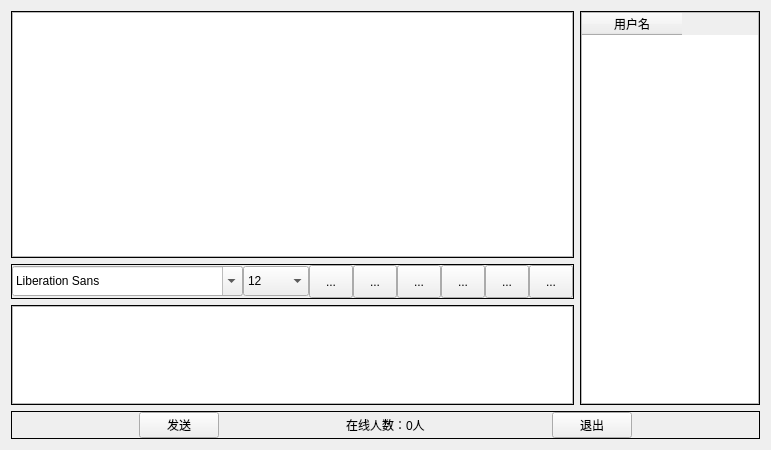
<?xml version="1.0" encoding="UTF-8"?>
<ui version="4.0">
 <class>Widget_Myseif_QQ</class>
 <widget class="QWidget" name="Widget_Myseif_QQ">
  <property name="geometry">
   <rect>
    <x>0</x>
    <y>0</y>
    <width>730</width>
    <height>450</height>
   </rect>
  </property>
  <property name="windowTitle">
   <string>Widget_Myseif_QQ</string>
  </property>
  <layout class="QVBoxLayout" name="verticalLayout_6">
   <item>
    <widget class="QWidget" name="widget_4" native="true">
     <layout class="QVBoxLayout" name="verticalLayout_5">
      <property name="leftMargin">
       <number>0</number>
      </property>
      <property name="topMargin">
       <number>0</number>
      </property>
      <property name="rightMargin">
       <number>0</number>
      </property>
      <property name="bottomMargin">
       <number>0</number>
      </property>
      <item>
       <widget class="QWidget" name="widget_2" native="true">
        <layout class="QHBoxLayout" name="horizontalLayout_2">
         <property name="leftMargin">
          <number>0</number>
         </property>
         <property name="topMargin">
          <number>0</number>
         </property>
         <property name="rightMargin">
          <number>0</number>
         </property>
         <property name="bottomMargin">
          <number>0</number>
         </property>
         <item>
          <widget class="QFrame" name="frame">
           <property name="frameShape">
            <enum>QFrame::NoFrame</enum>
           </property>
           <layout class="QVBoxLayout" name="verticalLayout_3">
            <property name="leftMargin">
             <number>0</number>
            </property>
            <property name="topMargin">
             <number>0</number>
            </property>
            <property name="rightMargin">
             <number>0</number>
            </property>
            <property name="bottomMargin">
             <number>0</number>
            </property>
            <item>
             <widget class="QFrame" name="frame">
              <property name="frameShape">
               <enum>QFrame::Box</enum>
              </property>
              <layout class="QVBoxLayout" name="verticalLayout">
               <property name="leftMargin">
                <number>0</number>
               </property>
               <property name="topMargin">
                <number>0</number>
               </property>
               <property name="rightMargin">
                <number>0</number>
               </property>
               <property name="bottomMargin">
                <number>0</number>
               </property>
               <item>
                <widget class="QTextBrowser" name="msgBrowser"/>
               </item>
              </layout>
             </widget>
            </item>
            <item>
             <widget class="QFrame" name="frame_2">
              <property name="frameShape">
               <enum>QFrame::Box</enum>
              </property>
              <layout class="QHBoxLayout" name="horizontalLayout">
               <property name="spacing">
                <number>0</number>
               </property>
               <property name="leftMargin">
                <number>0</number>
               </property>
               <property name="topMargin">
                <number>0</number>
               </property>
               <property name="rightMargin">
                <number>0</number>
               </property>
               <property name="bottomMargin">
                <number>0</number>
               </property>
               <item>
                <widget class="QFontComboBox" name="fontCbx">
                 <property name="minimumSize">
                  <size>
                   <width>0</width>
                   <height>30</height>
                  </size>
                 </property>
                </widget>
               </item>
               <item>
                <widget class="QComboBox" name="sizeCbx">
                 <property name="minimumSize">
                  <size>
                   <width>66</width>
                   <height>30</height>
                  </size>
                 </property>
                 <property name="maximumSize">
                  <size>
                   <width>88</width>
                   <height>16777215</height>
                  </size>
                 </property>
                 <property name="currentIndex">
                  <number>4</number>
                 </property>
                 <item>
                  <property name="text">
                   <string>8</string>
                  </property>
                 </item>
                 <item>
                  <property name="text">
                   <string>9</string>
                  </property>
                 </item>
                 <item>
                  <property name="text">
                   <string>10</string>
                  </property>
                 </item>
                 <item>
                  <property name="text">
                   <string>11</string>
                  </property>
                 </item>
                 <item>
                  <property name="text">
                   <string>12</string>
                  </property>
                 </item>
                 <item>
                  <property name="text">
                   <string>13</string>
                  </property>
                 </item>
                 <item>
                  <property name="text">
                   <string>14</string>
                  </property>
                 </item>
                 <item>
                  <property name="text">
                   <string>15</string>
                  </property>
                 </item>
                 <item>
                  <property name="text">
                   <string>16</string>
                  </property>
                 </item>
                </widget>
               </item>
               <item>
                <widget class="QToolButton" name="boldTBtn">
                 <property name="minimumSize">
                  <size>
                   <width>44</width>
                   <height>33</height>
                  </size>
                 </property>
                 <property name="toolTip">
                  <string>加粗</string>
                 </property>
                 <property name="text">
                  <string>...</string>
                 </property>
                 <property name="icon">
                  <iconset resource="i.qrc">
                   <normaloff>:/man/jc.png</normaloff>:/man/jc.png</iconset>
                 </property>
                 <property name="iconSize">
                  <size>
                   <width>26</width>
                   <height>26</height>
                  </size>
                 </property>
                 <property name="checkable">
                  <bool>true</bool>
                 </property>
                 <property name="autoRaise">
                  <bool>false</bool>
                 </property>
                </widget>
               </item>
               <item>
                <widget class="QToolButton" name="italicTBtn">
                 <property name="minimumSize">
                  <size>
                   <width>44</width>
                   <height>33</height>
                  </size>
                 </property>
                 <property name="toolTip">
                  <string>倾斜</string>
                 </property>
                 <property name="text">
                  <string>...</string>
                 </property>
                 <property name="icon">
                  <iconset resource="i.qrc">
                   <normaloff>:/man/xy.png</normaloff>:/man/xy.png</iconset>
                 </property>
                 <property name="iconSize">
                  <size>
                   <width>26</width>
                   <height>26</height>
                  </size>
                 </property>
                 <property name="checkable">
                  <bool>true</bool>
                 </property>
                 <property name="autoRaise">
                  <bool>false</bool>
                 </property>
                </widget>
               </item>
               <item>
                <widget class="QToolButton" name="underlineTBtn">
                 <property name="minimumSize">
                  <size>
                   <width>44</width>
                   <height>33</height>
                  </size>
                 </property>
                 <property name="toolTip">
                  <string>下划线</string>
                 </property>
                 <property name="text">
                  <string>...</string>
                 </property>
                 <property name="icon">
                  <iconset resource="i.qrc">
                   <normaloff>:/man/xhx.png</normaloff>:/man/xhx.png</iconset>
                 </property>
                 <property name="iconSize">
                  <size>
                   <width>26</width>
                   <height>26</height>
                  </size>
                 </property>
                 <property name="checkable">
                  <bool>true</bool>
                 </property>
                 <property name="autoRaise">
                  <bool>false</bool>
                 </property>
                </widget>
               </item>
               <item>
                <widget class="QToolButton" name="colorTBtn">
                 <property name="minimumSize">
                  <size>
                   <width>44</width>
                   <height>33</height>
                  </size>
                 </property>
                 <property name="toolTip">
                  <string>颜色</string>
                 </property>
                 <property name="text">
                  <string>...</string>
                 </property>
                 <property name="icon">
                  <iconset resource="i.qrc">
                   <normaloff>:/man/xzys.png</normaloff>:/man/xzys.png</iconset>
                 </property>
                 <property name="iconSize">
                  <size>
                   <width>26</width>
                   <height>26</height>
                  </size>
                 </property>
                 <property name="autoRaise">
                  <bool>false</bool>
                 </property>
                </widget>
               </item>
               <item>
                <widget class="QToolButton" name="saveTBtn">
                 <property name="minimumSize">
                  <size>
                   <width>44</width>
                   <height>33</height>
                  </size>
                 </property>
                 <property name="toolTip">
                  <string>保存</string>
                 </property>
                 <property name="text">
                  <string>...</string>
                 </property>
                 <property name="icon">
                  <iconset resource="i.qrc">
                   <normaloff>:/man/qc.png</normaloff>:/man/qc.png</iconset>
                 </property>
                 <property name="iconSize">
                  <size>
                   <width>26</width>
                   <height>26</height>
                  </size>
                 </property>
                 <property name="autoRaise">
                  <bool>false</bool>
                 </property>
                </widget>
               </item>
               <item>
                <widget class="QToolButton" name="clearTBtn">
                 <property name="minimumSize">
                  <size>
                   <width>44</width>
                   <height>33</height>
                  </size>
                 </property>
                 <property name="toolTip">
                  <string>清空</string>
                 </property>
                 <property name="text">
                  <string>...</string>
                 </property>
                 <property name="icon">
                  <iconset resource="i.qrc">
                   <normaloff>:/man/lj.png</normaloff>:/man/lj.png</iconset>
                 </property>
                 <property name="iconSize">
                  <size>
                   <width>26</width>
                   <height>26</height>
                  </size>
                 </property>
                 <property name="autoRaise">
                  <bool>false</bool>
                 </property>
                </widget>
               </item>
              </layout>
             </widget>
            </item>
            <item>
             <widget class="QFrame" name="frame">
              <property name="maximumSize">
               <size>
                <width>16777215</width>
                <height>100</height>
               </size>
              </property>
              <property name="frameShape">
               <enum>QFrame::Box</enum>
              </property>
              <layout class="QVBoxLayout" name="verticalLayout_2">
               <property name="leftMargin">
                <number>0</number>
               </property>
               <property name="topMargin">
                <number>0</number>
               </property>
               <property name="rightMargin">
                <number>0</number>
               </property>
               <property name="bottomMargin">
                <number>0</number>
               </property>
               <item>
                <widget class="QTextEdit" name="mesTextEdit">
                 <property name="sizePolicy">
                  <sizepolicy hsizetype="MinimumExpanding" vsizetype="Expanding">
                   <horstretch>0</horstretch>
                   <verstretch>0</verstretch>
                  </sizepolicy>
                 </property>
                </widget>
               </item>
              </layout>
             </widget>
            </item>
           </layout>
          </widget>
         </item>
         <item>
          <widget class="QFrame" name="frame">
           <property name="minimumSize">
            <size>
             <width>180</width>
             <height>0</height>
            </size>
           </property>
           <property name="maximumSize">
            <size>
             <width>180</width>
             <height>16777215</height>
            </size>
           </property>
           <property name="frameShape">
            <enum>QFrame::Box</enum>
           </property>
           <layout class="QVBoxLayout" name="verticalLayout_4">
            <property name="leftMargin">
             <number>0</number>
            </property>
            <property name="topMargin">
             <number>0</number>
            </property>
            <property name="rightMargin">
             <number>0</number>
            </property>
            <property name="bottomMargin">
             <number>0</number>
            </property>
            <item>
             <widget class="QTableWidget" name="userTableWidget">
              <property name="selectionMode">
               <enum>QAbstractItemView::SingleSelection</enum>
              </property>
              <property name="selectionBehavior">
               <enum>QAbstractItemView::SelectRows</enum>
              </property>
              <column>
               <property name="text">
                <string>用户名</string>
               </property>
              </column>
             </widget>
            </item>
           </layout>
          </widget>
         </item>
        </layout>
       </widget>
      </item>
      <item>
       <widget class="QFrame" name="frame_3">
        <property name="frameShape">
         <enum>QFrame::Box</enum>
        </property>
        <layout class="QHBoxLayout" name="horizontalLayout_3">
         <property name="spacing">
          <number>0</number>
         </property>
         <property name="leftMargin">
          <number>0</number>
         </property>
         <property name="topMargin">
          <number>0</number>
         </property>
         <property name="rightMargin">
          <number>0</number>
         </property>
         <property name="bottomMargin">
          <number>0</number>
         </property>
         <item>
          <spacer name="horizontalSpacer">
           <property name="orientation">
            <enum>Qt::Horizontal</enum>
           </property>
           <property name="sizeHint" stdset="0">
            <size>
             <width>40</width>
             <height>20</height>
            </size>
           </property>
          </spacer>
         </item>
         <item>
          <widget class="QPushButton" name="sendBtn">
           <property name="text">
            <string>发送</string>
           </property>
           <property name="shortcut">
            <string>Ctrl+Return</string>
           </property>
          </widget>
         </item>
         <item>
          <spacer name="horizontalSpacer_4">
           <property name="orientation">
            <enum>Qt::Horizontal</enum>
           </property>
           <property name="sizeHint" stdset="0">
            <size>
             <width>40</width>
             <height>20</height>
            </size>
           </property>
          </spacer>
         </item>
         <item>
          <widget class="QLabel" name="userNumLabel">
           <property name="text">
            <string>在线人数：0人</string>
           </property>
          </widget>
         </item>
         <item>
          <spacer name="horizontalSpacer_3">
           <property name="orientation">
            <enum>Qt::Horizontal</enum>
           </property>
           <property name="sizeHint" stdset="0">
            <size>
             <width>40</width>
             <height>20</height>
            </size>
           </property>
          </spacer>
         </item>
         <item>
          <widget class="QPushButton" name="exitBtn">
           <property name="text">
            <string>退出</string>
           </property>
           <property name="shortcut">
            <string>Ctrl+Q</string>
           </property>
          </widget>
         </item>
         <item>
          <spacer name="horizontalSpacer_2">
           <property name="orientation">
            <enum>Qt::Horizontal</enum>
           </property>
           <property name="sizeHint" stdset="0">
            <size>
             <width>40</width>
             <height>20</height>
            </size>
           </property>
          </spacer>
         </item>
        </layout>
       </widget>
      </item>
     </layout>
    </widget>
   </item>
  </layout>
 </widget>
 <layoutdefault spacing="6" margin="11"/>
 <resources>
  <include location="i.qrc"/>
 </resources>
 <connections/>
</ui>
